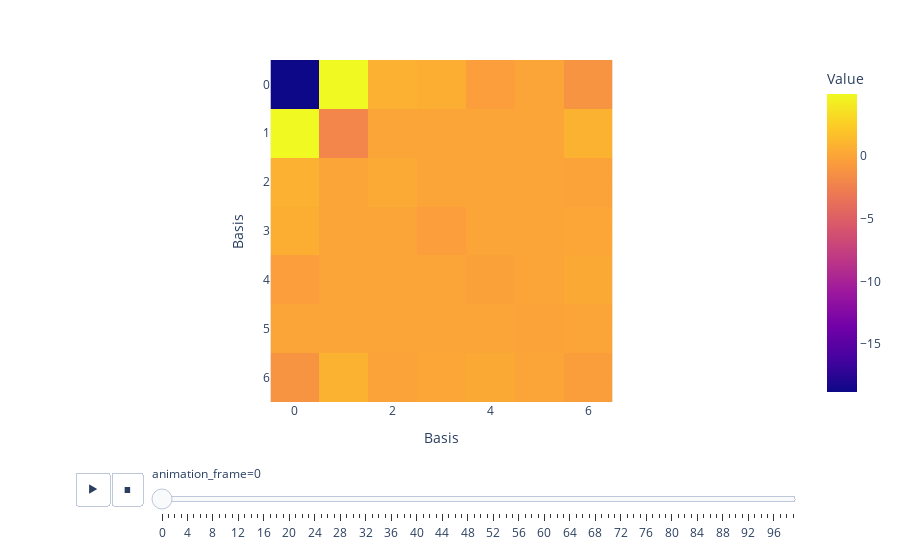
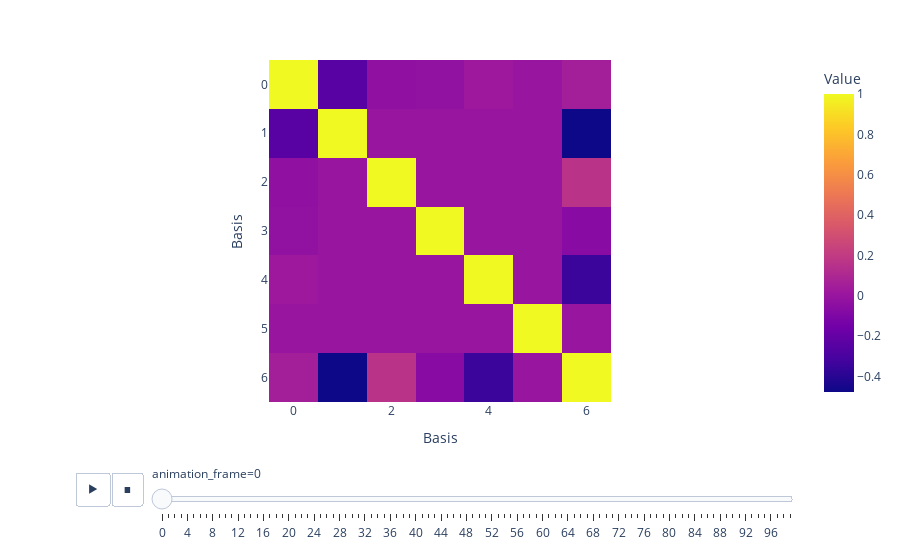
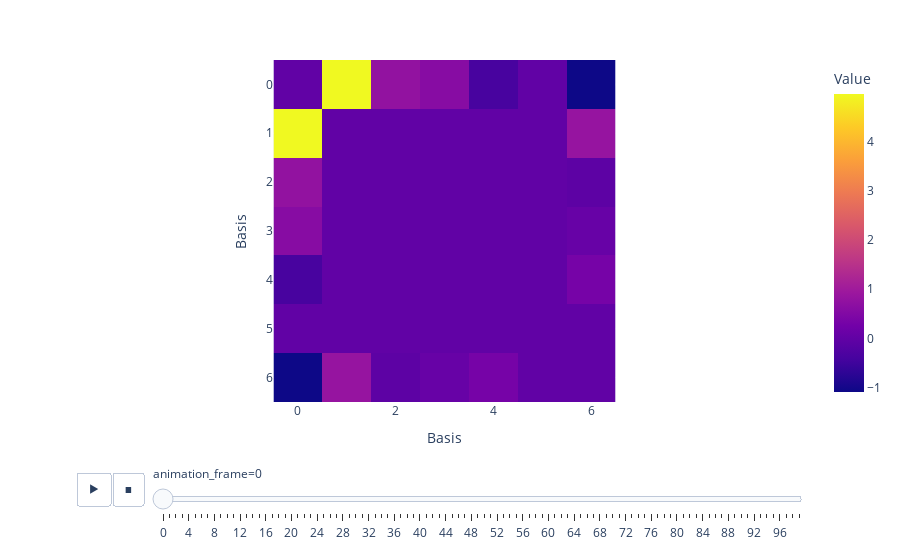

The code cell stored with these charts, in order, in its notebook:
### Code cell
# Subdiagonalize the Hamiltonian

indices_all = [[0], [1, 2, 3, 4, 5], [6]]

hamiltonians_sub = []
overlap_matrices_sub = []
coupling = []

for i in range(hamiltonians.shape[0]):
    spin_up_H = hamiltonians[i, 0, ...]
    spin_up_S = overlap_matrices[i, 0, ...]
    H_r = spin_up_H
    S_r = spin_up_S
    for indices in indices_all:
        H_r, S_r, eigenval = subdiagonalize_matrix(indices, H_r, S_r) 
    hamiltonians_sub.append(H_r)
    overlap_matrices_sub.append(S_r)

    # Subtract the diagonal elements from the Hamiltonian
    H_r = H_r - np.diag(np.diag(H_r))
    coupling.append(H_r)

# Plot the subdiagonalized Hamiltonian
hamiltonians_sub = np.array(hamiltonians_sub)
overlap_matrices_sub = np.array(overlap_matrices_sub)
coupling = np.array(coupling)

fig = px.imshow(
    hamiltonians_sub[:, ...], animation_frame=0, labels=dict(x="Basis", y="Basis", color="Value")
)
fig.show()

# Plot the overlap matrix
fig = px.imshow(
    overlap_matrices_sub[:, ...], animation_frame=0, labels=dict(x="Basis", y="Basis", color="Value")
)
fig.show()

# Plot the coupling matrix
fig = px.imshow(
    coupling[:, ...], animation_frame=0, labels=dict(x="Basis", y="Basis", color="Value")
)
fig.show()
